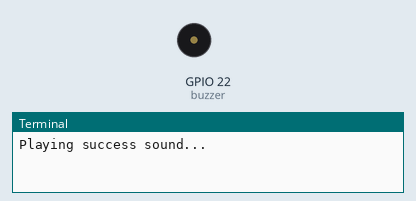
The program below on a simulated Raspberry Pi (BCM pin numbers). On the bench: buzzer (waves = sounding), the last lines printed to the terminal. At 2.3 s the program stops and its outputs stay as they are.

Above: at 0.7 s.
At 2.17 s:
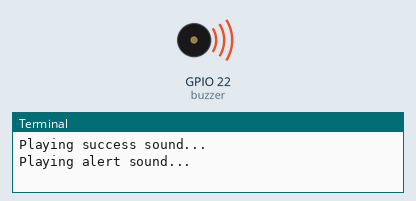
Timing chart, 0 to 3.8 s (numbered marks = the images above):
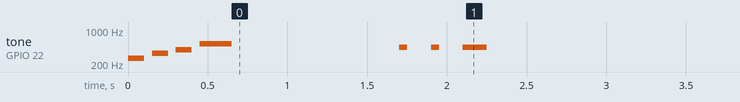

Measured:
- by itself, tone on GPIO 22 (buzzer): plays 262 Hz for 0.10 s, 330 Hz for 0.10 s, 392 Hz for 0.10 s, 523 Hz for 0.20 s, 440 Hz for 0.05 s, 440 Hz for 0.05 s … (7 notes in this stretch)

The program:

passive_buzzer_patterns.py
```python
#!/usr/bin/env python3
"""
Quick Musical Patterns with Passive Buzzer
Demonstrates playing melodies and sound effects
"""

from gpiozero import PWMOutputDevice
from time import sleep

# Create a PWM device for the passive buzzer
buzzer = PWMOutputDevice(22)

def play_tone(frequency, duration):
    """Play a specific frequency for a duration"""
    if frequency > 0:
        buzzer.frequency = frequency
        buzzer.value = 0.5  # 50% duty cycle
        sleep(duration)
        buzzer.off()
    else:
        sleep(duration)  # Rest

def play_melody(melody, tempo=0.5):
    """Play a list of (frequency, duration) tuples"""
    for freq, duration in melody:
        play_tone(freq, duration * tempo)
        sleep(0.05)  # Tiny gap between notes

# Success sound
success_melody = [
    (262, 0.2),  # C4
    (330, 0.2),  # E4
    (392, 0.2),  # G4
    (523, 0.4),  # C5
]

# Alert sound
alert_melody = [
    (440, 0.1),  # A4
    (0, 0.1),    # Rest
    (440, 0.1),  # A4
    (0, 0.1),    # Rest
    (440, 0.3),  # A4 (longer)
]

print("Playing success sound...")
play_melody(success_melody)

sleep(1)

print("Playing alert sound...")
play_melody(alert_melody)

print("Patterns complete!")
buzzer.off()
```
